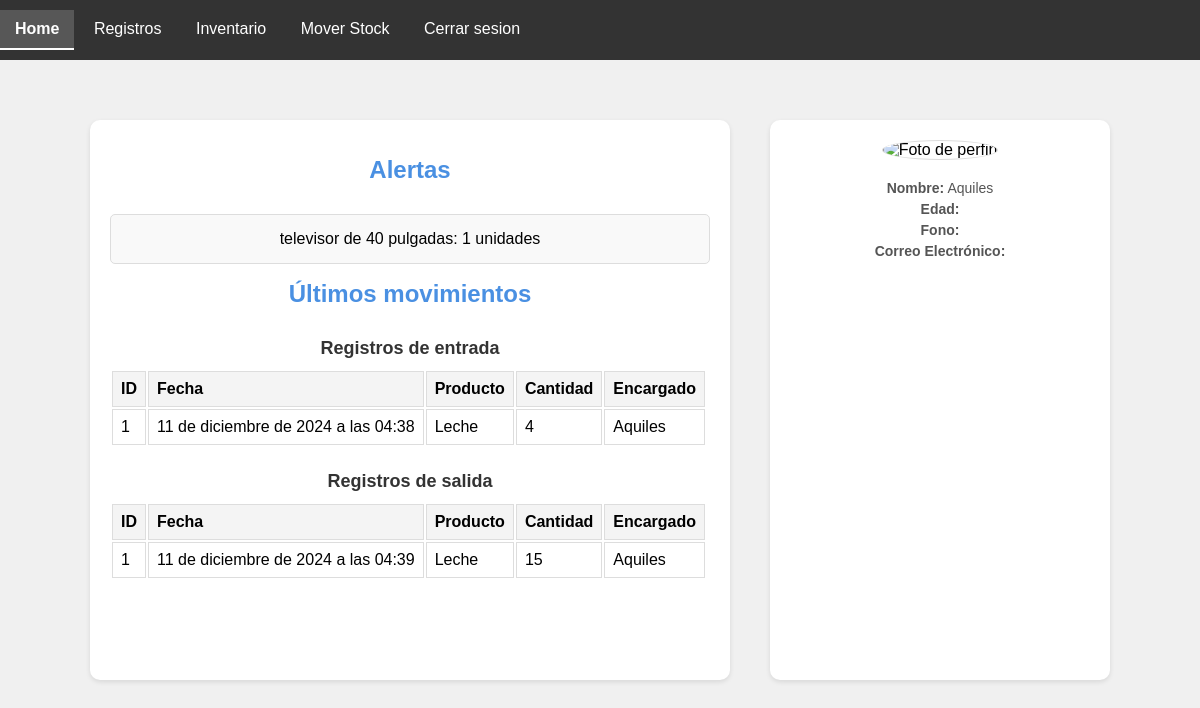
The page / (signed in) on the database as committed earlier.
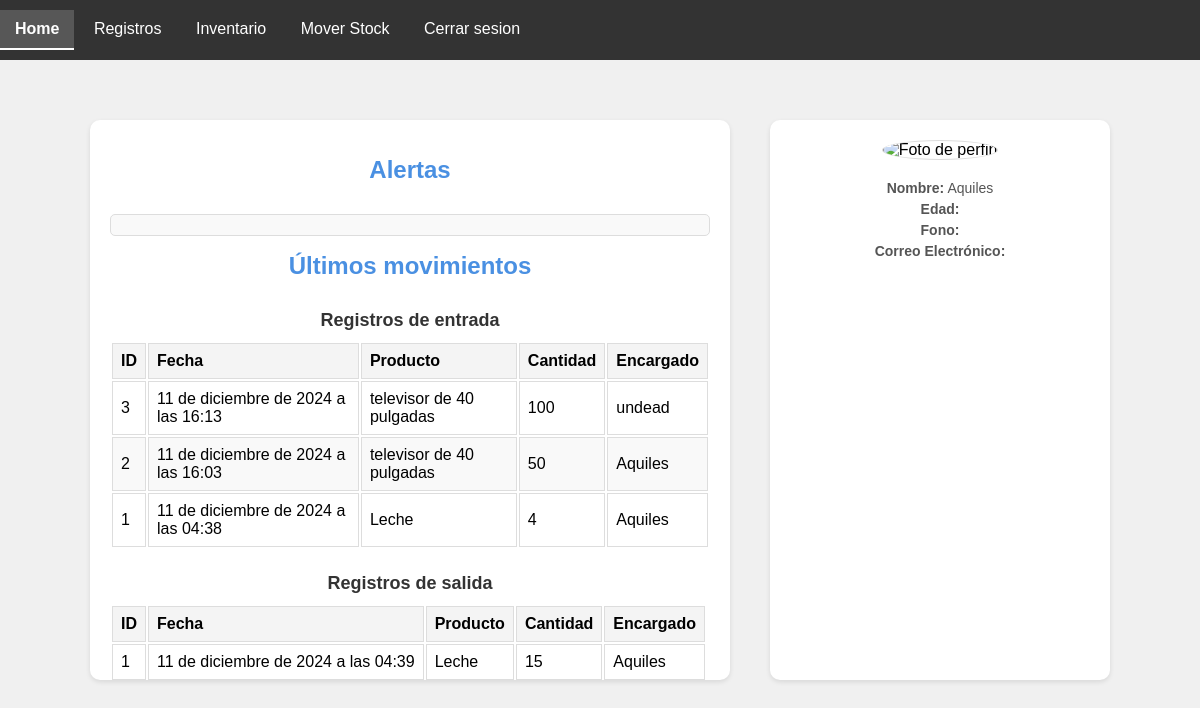
The same page on the database as committed later.
### crud/models.py (models this page shows, shortened)
class product(models.Model):
    product_id=models.AutoField(primary_key=True)
    product_name=models.CharField(max_length=50)
    product_image=models.ImageField()
    product_stock=models.PositiveIntegerField()
    product_price=models.PositiveIntegerField()
    product_desc=models.CharField(max_length=50)
    storage=models.ForeignKey(storage, on_delete=models.CASCADE, verbose_name=("storage"), default=1)

class addMovements(models.Model):
    addmov_id=models.AutoField(primary_key=True)
    addmov_date=models.DateTimeField(auto_now_add=True)
    addmov_prodQuantity=models.PositiveIntegerField()
    product=models.ForeignKey(product, on_delete=models.CASCADE, verbose_name=("product"), default=1)
    incharge=models.ForeignKey(Profile, on_delete=models.CASCADE, verbose_name=("profile"), default=1)

class removeMovements(models.Model):
    removemov_id=models.AutoField(primary_key=True)
    removemov_date=models.DateTimeField(auto_now_add=True)
    removemov_prodQuantity=models.PositiveIntegerField()
    product=models.ForeignKey(product, on_delete=models.CASCADE, verbose_name=("product"), default=1)
    incharge=models.ForeignKey(Profile, on_delete=models.CASCADE, verbose_name=("profile"), default=1)

### registerlogin/models.py (models this page shows, shortened)
class Profile(models.Model):
    user=models.OneToOneField(User, on_delete=models.CASCADE, related_name="profile",verbose_name="Usuario")
    image=models.ImageField(default="users/usuario_defecto.jpg", upload_to="users/",verbose_name="Imagen de perfil")
    rut=models.CharField(max_length=12,null=True,blank=True,verbose_name="Rut")
    name=models.CharField(max_length=50,null=True,blank=True,verbose_name="Nombre")
    email=models.EmailField(max_length=254, verbose_name="Correo")
    telephone=models.CharField(max_length=150,null=True,blank=True,verbose_name="Telefono")
    class Meta:
        verbose_name="perfil"
        verbose_name_plural="perfiles"
        ordering=["-id"]

### core/views.py (the view)
# urls.py: 2. Add a URL to urlpatterns:  path('', views.home, name='home')
def home(request):
    lastInMovements = addMovements.objects.all().order_by('-addmov_id')[:5]
    lastOutMovements = removeMovements.objects.all().order_by('-removemov_id')[:5]
    critical = product.objects.filter(product_stock__lt=5)
    return render(request, "core/home.html", {
        "inmov": lastInMovements,
        "outmov": lastOutMovements,
        "criticalStock": critical
    })

### core/templates/core/home.html (shortened to what this page needs)
{% extends "core/base.html" %}
{% load static %}
{% block content %}
<div class="main-content">
    <div class="left-panel">
        <h1>Alertas</h1>
        <ul>
            {% for product  in criticalStock %}
            <li>{{ product.product_name }}: {{ product.product_stock }} unidades</li>
            {% endfor %}
        </ul>
        <h1>Últimos movimientos</h1>
        <h4>Registros de entrada</h4>
        <table>
            <thead>
                <tr>
                    <th>ID</th>
                    <th>Fecha</th>
                    <th>Producto</th>
                    <th>Cantidad</th>
                    <th>Encargado</th>
                </tr>
            </thead>
            <tbody>
                {% if inmov %}
                    {% for registro in inmov %}
                        <tr>
                            <td>{{ registro.addmov_id }}</td>
                            <td>{{ registro.addmov_date }}</td>
                            <td>{{ registro.product.product_name }}</td>
                            <td>{{ registro.addmov_prodQuantity }}</td>
                            <td>{{ registro.incharge.user.username}}</td>
                        </tr>
                    {% endfor %}
                {% else %}
                    <tr>
                        <td colspan="5">No hay registros disponibles.</td>
                    </tr>
                {% endif %}
            </tbody>
        </table>
        <h4>Registros de salida</h4>
        <table>
            <thead>
                <tr>
                    <th>ID</th>
                    <th>Fecha</th>
                    <th>Producto</th>
                    <th>Cantidad</th>
                    <th>Encargado</th>
                </tr>
            </thead>
            <tbody>
                {% if outmov %}
                    {% for registro in outmov %}
                        <tr>
                            <td>{{ registro.removemov_id }}</td>
                            <td>{{ registro.removemov_date }}</td>
                            <td>{{ registro.product.product_name }}</td>
                            <td>{{ registro.removemov_prodQuantity }}</td>
                            <td>{{ registro.incharge.user.username}}</td>
                        </tr>
                    {% endfor %}
                {% else %}
                    <tr>
                        <td colspan="5">No hay registros disponibles.</td>
                    </tr>
                {% endif %}
            </tbody>
        </table>
    </div>
    <div class="right-panel">
        <img src="{% static 'path_to_avatar.png' %}" alt="Foto de perfin">
        <p><strong>Nombre:</strong> {{ user.username }}</p>
        <p><strong>Edad:</strong> {{ user.edad }}</p>
        <p><strong>Fono:</strong> {{ user.Fono }}</p>
        <p><strong>Correo Electrónico:</strong> {{ user.email }}</p>
    </div>
{% endblock %}

Rows that differ between the two databases and show on the page:
no longer on this page (row edited): product: product_name "televisor de 40 pulgadas", product_stock "1"
added addMovements: addmov_id "3", addmov_date "11 de diciembre de 2024 a las 16:13", product.product_name "televisor de 40 pulgadas", addmov_prodQuantity "100", incharge.user.username "undead"
added addMovements: addmov_id "2", addmov_date "11 de diciembre de 2024 a las 16:03", product.product_name "televisor de 40 pulgadas", addmov_prodQuantity "50", incharge.user.username "Aquiles"
